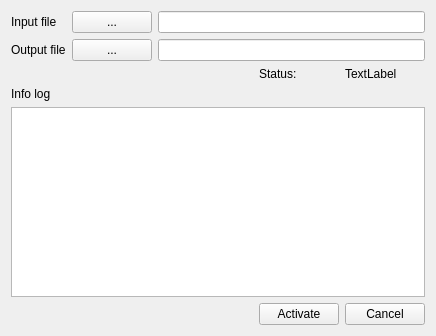
<?xml version="1.0" encoding="UTF-8"?>
<ui version="4.0">
 <class>TestTool</class>
 <widget class="QWidget" name="TestTool">
  <property name="geometry">
   <rect>
    <x>0</x>
    <y>0</y>
    <width>436</width>
    <height>336</height>
   </rect>
  </property>
  <property name="windowTitle">
   <string>TestTool</string>
  </property>
  <layout class="QGridLayout" name="gridLayout">
   <item row="4" column="3" colspan="7">
    <widget class="QPlainTextEdit" name="textLog"/>
   </item>
   <item row="2" column="9">
    <widget class="QLabel" name="labelStatus">
     <property name="sizePolicy">
      <sizepolicy hsizetype="Maximum" vsizetype="Preferred">
       <horstretch>0</horstretch>
       <verstretch>0</verstretch>
      </sizepolicy>
     </property>
     <property name="text">
      <string>TextLabel</string>
     </property>
    </widget>
   </item>
   <item row="2" column="8">
    <widget class="QLabel" name="label_2">
     <property name="text">
      <string>Status:</string>
     </property>
    </widget>
   </item>
   <item row="0" column="5" colspan="5">
    <widget class="QLineEdit" name="lineInFile">
     <property name="sizePolicy">
      <sizepolicy hsizetype="Expanding" vsizetype="Preferred">
       <horstretch>0</horstretch>
       <verstretch>0</verstretch>
      </sizepolicy>
     </property>
    </widget>
   </item>
   <item row="5" column="9">
    <widget class="QPushButton" name="pushCancel">
     <property name="sizePolicy">
      <sizepolicy hsizetype="Maximum" vsizetype="Maximum">
       <horstretch>0</horstretch>
       <verstretch>0</verstretch>
      </sizepolicy>
     </property>
     <property name="text">
      <string>Cancel</string>
     </property>
    </widget>
   </item>
   <item row="5" column="8">
    <widget class="QPushButton" name="pushActivate">
     <property name="sizePolicy">
      <sizepolicy hsizetype="Maximum" vsizetype="Maximum">
       <horstretch>0</horstretch>
       <verstretch>0</verstretch>
      </sizepolicy>
     </property>
     <property name="text">
      <string>Activate</string>
     </property>
    </widget>
   </item>
   <item row="1" column="5" colspan="5">
    <widget class="QLineEdit" name="lineOutFile">
     <property name="sizePolicy">
      <sizepolicy hsizetype="Expanding" vsizetype="Preferred">
       <horstretch>0</horstretch>
       <verstretch>0</verstretch>
      </sizepolicy>
     </property>
    </widget>
   </item>
   <item row="0" column="3">
    <widget class="QLabel" name="label_3">
     <property name="text">
      <string>Input file</string>
     </property>
    </widget>
   </item>
   <item row="1" column="3">
    <widget class="QLabel" name="label_4">
     <property name="text">
      <string>Output file</string>
     </property>
    </widget>
   </item>
   <item row="3" column="3">
    <widget class="QLabel" name="label">
     <property name="text">
      <string>Info log</string>
     </property>
    </widget>
   </item>
   <item row="0" column="4">
    <widget class="QPushButton" name="pushLoadIn">
     <property name="text">
      <string>...</string>
     </property>
    </widget>
   </item>
   <item row="1" column="4">
    <widget class="QPushButton" name="pushLoadOut">
     <property name="text">
      <string>...</string>
     </property>
    </widget>
   </item>
  </layout>
 </widget>
 <layoutdefault spacing="6" margin="11"/>
 <resources/>
 <connections/>
</ui>
